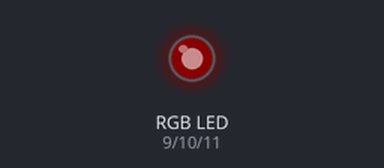
Bench run of a sketch on a simulated Arduino Uno, built with avr-gcc and run on an emulated ATmega328P. On the bench: an RGB LED mixed from three pins (HIGH = lit). Dim RGB values are drawn brighter than linear.

Above: at 0.15 s.
At 3.75 s:
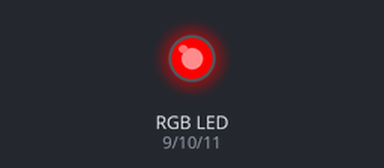
At 5.85 s:
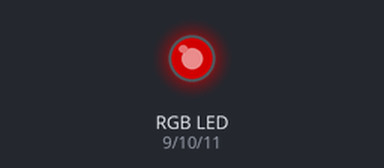
At 16.95 s:
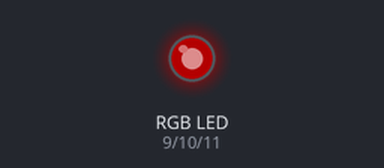
At 25.04 s:
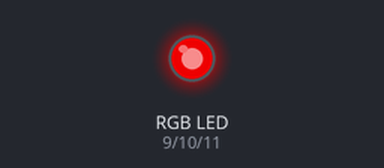
At 38.8 s:
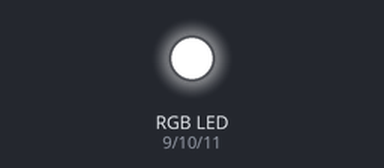
Timing chart, 0 to 40.0 s (numbered marks = the images above):
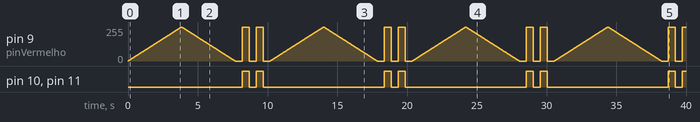

The sketch:

led_rgb_01.ino
```cpp
//JULIOBRAUN DESENVOLVIMENTO IOT
// LED RGB ARDUINO

#define pinVermelho 9
#define pinVerde 10
#define pinAzul 11

void setup() {
  pinMode(pinVermelho, OUTPUT);
  pinMode(pinVerde, OUTPUT);
  pinMode(pinAzul, OUTPUT);
}

void loop() {
  // Acende gradualmente a cor vermelha
  for(int i = 0; i <= 255; i++){
    analogWrite(pinVermelho, i);
    delay(15);
  }

  // Apaga gradualmente a cor vermelha
  for(int i = 255; i >= 0; i--){
    analogWrite(pinVermelho, i);
    delay(15);
  }

  // Repete o processo para as cores verde e azul

  // Pisca duas vezes as 3 cores ao mesmo tempo
  for(int i = 0; i < 2; i++){
    delay(500);
    digitalWrite(pinVermelho, HIGH);
    digitalWrite(pinVerde, HIGH);
    digitalWrite(pinAzul, HIGH);
    delay(500);
    digitalWrite(pinVermelho, LOW);
    digitalWrite(pinVerde, LOW);
    digitalWrite(pinAzul, LOW);
  }

  delay(500); // Aguarda para iniciar o loop novamente
}
```

Measured:
- by itself, pin 10 (pinVerde), pin 11 (pinAzul): repeats every 10.2 s: LOW 0.50 s, HIGH 0.50 s, LOW 8.7 s, HIGH 0.50 s
